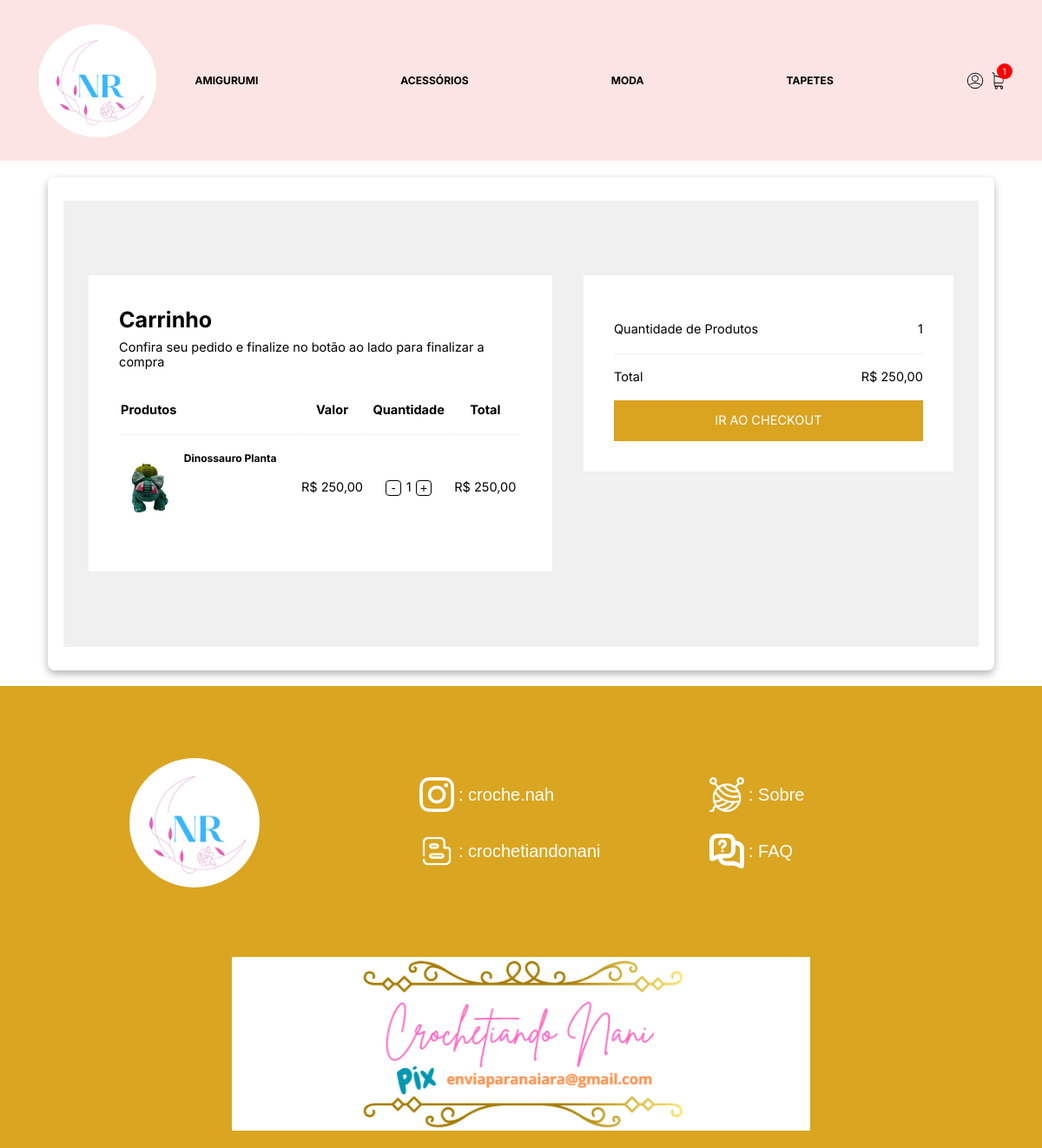
Screenshot of /carrinho/ (signed in) with the database file from the repository.
### loja/models.py (models this page shows, shortened)
class Categoria(models.Model):
    nome = models.CharField(max_length=200, null=True, blank=True)
    slug = models.CharField(max_length=200, null=True, blank=True)

class ItensPedido(models.Model):
    item_estoque = models.ForeignKey(ItemEstoque, null=True, blank=True, on_delete=models.SET_NULL)
    quantidade = models.IntegerField(default=0)
    pedido = models.ForeignKey(Pedido, null=True, blank=True, on_delete=models.SET_NULL)
    @property
    def preco_total(self):
        return self.quantidade * self.item_estoque.produto.preco

class ItemEstoque(models.Model):
    produto = models.ForeignKey(Produto, null=True, blank=True, on_delete=models.SET_NULL)
    quantidade = models.IntegerField(default=0)

class Produto(models.Model):
    imagem = models.ImageField(null=True, blank=True)
    nome = models.CharField(max_length=200, null=True, blank=True)
    preco = models.DecimalField(max_digits=10, decimal_places=2)
    ativo = models.BooleanField(default=True)
    categoria = models.ForeignKey(Categoria, null=True, blank=True, on_delete=models.SET_NULL)
    tipo = models.ForeignKey(Tipo, null=True, blank=True, on_delete=models.SET_NULL)
    peso = models.DecimalField(max_digits=5, decimal_places=2, default=3)
    comprimento = models.DecimalField(max_digits=5, decimal_places=2, default=20)
    altura = models.DecimalField(max_digits=5, decimal_places=2, default=20)
    largura = models.DecimalField(max_digits=5, decimal_places=2, default=20)

class Pedido(models.Model):
    cliente = models.ForeignKey(Cliente, null=True, blank=True, on_delete=models.SET_NULL)
    finalizado = models.BooleanField(default=False)
    codigo_transacao = models.CharField(max_length=200, null=True, blank=True)
    endereco = models.ForeignKey(Endereco, null=True, blank=True, on_delete=models.SET_NULL)
    data_finalizacao = models.DateTimeField(null=True, blank=True)
    @property
    def quantidade_total(self):
        itens_pedido = ItensPedido.objects.filter(pedido=self.id)
        quantidade = sum([item.quantidade for item in itens_pedido])
        return quantidade
    @property
    def preco_total(self):
        itens_pedido = ItensPedido.objects.filter(pedido=self.id)
        preco = sum([item.preco_total for item in itens_pedido])
        return preco

### loja/views.py (the view, shortened to what this page needs)
# urls.py: path('carrinho/', carrinho, name="carrinho"),
def carrinho(request):
    if request.user.is_authenticated:
        cliente = request.user.cliente
    pedido, criado = Pedido.objects.get_or_create(cliente=cliente, finalizado=False)
    itens_pedido = ItensPedido.objects.filter(pedido=pedido)
    context = {"itens_pedido": itens_pedido, "pedido": pedido, "cliente_existente": True}
    return render(request, 'carrinho.html', context)

### loja/novos_context.py (called while the page is built)
def categoria_tipos(request):
    categorias_navegacao = Categoria.objects.all()
    tipos_navegacao = Tipo.objects.all()
    return {
        'categorias_navegacao': categorias_navegacao,
        'tipos_navegacao': tipos_navegacao
    }

def faz_parte_equipe(request):
    equipe = False
    if request.user.is_authenticated:
        equipe = request.user.groups.filter(name="equipe").exists()
    return {"equipe": equipe}

### loja/templates/carrinho.html (shortened to what this page needs)
{% extends 'base.html' %}
{% load static %}
{% block body %}
<main class="principal">
  {% if itens_pedido %}
    <section class="carrinho">
      <div class="sacola">
        <div class="sacola__titulos">
          <h1 class="sacola__titulo">Carrinho</h1>
          <p>Confira seu pedido e finalize no botão ao lado para finalizar a compra</p>
        </div>
        <table class="tabela">
          <tr>
            <th>Produtos</th>
            <th>Valor</th>
            <th>Quantidade</th>
            <th>Total</th>
          </tr>
          {% for item in itens_pedido %}
          <tr>
            <td class="tabela__produto">
              <div class="tabela__imagem">
                <img src="{{ item.item_estoque.produto.imagem.url }}" alt="Imagem do Produto"/>
              </div>
              <div class="tabela__produto-textos">
                <p><b>{{ item.item_estoque.produto.nome }}</b></p>
              </div>
            </td>
            <td class="tabela__preco-unit">
              <p class="tabela__preco">R$ {{ item.item_estoque.produto.preco }}</p>
            </td>
            <td class="tabela__qtd">
              <div class="tabela__quantidade">
                <form method="POST" action="{% url 'remover_carrinho' item.item_estoque.produto.id %}">
                  <button type="submit">-</button>
                </form>
                <span>{{ item.quantidade }}</span>
                <form method="POST" action="{% url 'adicionar_carrinho' item.item_estoque.produto.id %}">
                  <button type="submit">+</button>
                </form>
              </div>
            </td>
            <td>
              <p class="tabela__preco tabela__preco--total">R$ {{ item.preco_total }}</p>
            </td>
          </tr>
          {% endfor %}
        </table>
      </div>
      <div class="subtotal">
        <div class="subtotal__infos">
          <p>Quantidade de Produtos</p>
          <p>{{ pedido.quantidade_total }}</p>
        </div>
        <div class="subtotal__infos subtotal__infos--sborda">
          <p>Total</p>
          <p>R$ {{ pedido.preco_total }}</p>
        </div>
        {% if user.is_authenticated %}
          <a href="{% url 'checkout' %}" class="subtotal__botao">Ir ao checkout</a>
        {% else %}
          <a href="{% url 'fazer_login' %}" class="subtotal__botao">Ir ao checkout</a>
        {% endif %}
      </div>
    </section>
  {% endif %}
</main>
{% endblock %}

### loja/templates/navbar.html (shortened to what this page needs)
{% load static %}
<header class="cabecalho" style="background-color: #fce4e4f6;">
    <div class="cabecalho__container">
      <a href="{% url 'homepage' %}">
        <img
        src="{% static 'images/logo.png' %}" width="auto" height="130" style="border-radius: 50%;"
          alt="Logo Crochetiando"
          class="cabecalho__logo"
        />
      </a>
      <nav class="cabecalho__navegacao">
        <ul class="cabecalho__lista">
        {% for categoria in categorias_navegacao %}
          <li class="cabecalho__item-lista">
            <a
              class="cabecalho__link"
              href="{% url 'loja' %}{{ categoria.slug }}"
              >{{ categoria.nome }}</a
            >
          </li>
        {% endfor %}
        </ul>
    </nav>
    </div>
   <div class="cabecalho__icones">
      <div class="cabecalho__icone-login">
        {% if request.user.is_authenticated %}
        <a class="cabecalho__link-icone cabecalho__link-icone--logado" href="javascript: void(0)">
        {% else %}
        <a class="cabecalho__link-icone" href="{% url 'fazer_login' %}">
        {% endif %}
        </a>
      </div>
      <div class="cabecalho__icone-carrinho">
        <a class="cabecalho__link-icone" href="{% url 'carrinho' %}">
            <img src="{% static 'images/carrinho-de-compras (1).png' %}" alt="Carrinho" class="cabecalho__icone cabecalho__icone--menor">
        </a>
        <div class="cabecalho__itens cabecalho__itens--visivel">{{ quantidade_produtos_carrinho }}</div>
    </div>
    </div>
  </header>

### rows the page displays
Categoria: nome "AMIGURUMI"
Categoria: nome "ACESSÓRIOS"
Categoria: nome "MODA"
Categoria: nome "TAPETES"
ItensPedido: item_estoque.produto.imagem (picture), item_estoque.produto.nome "Dinossauro Planta", item_estoque.produto.preco "250,00", quantidade "1", preco_total "250,00"
Pedido: quantidade_total "1", preco_total "250,00"

### other values shown
{{ quantidade_produtos_carrinho }} "1"
